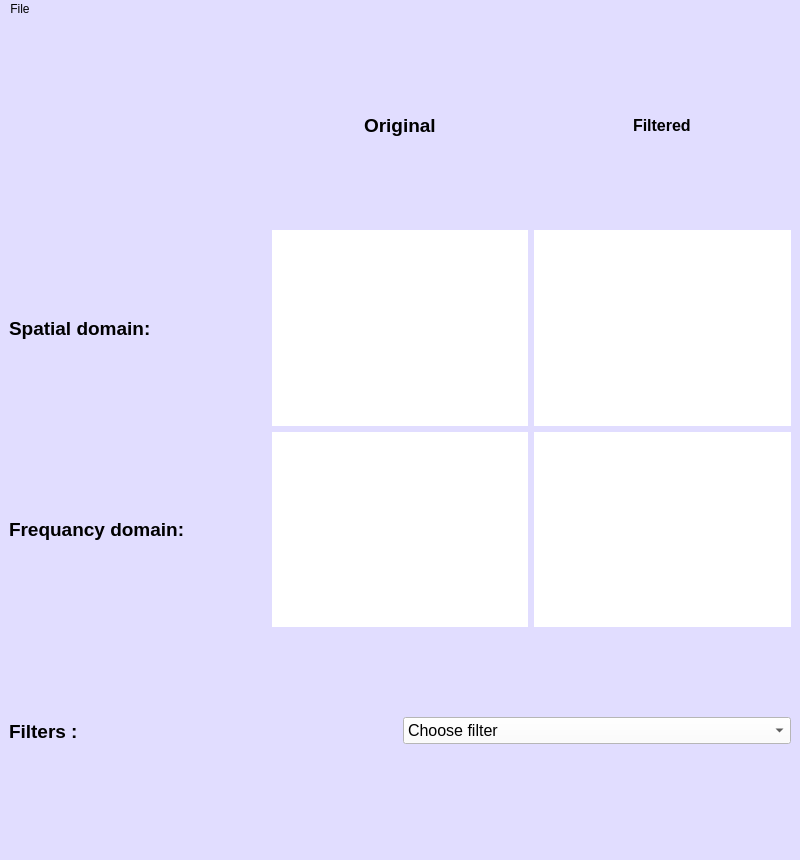
<?xml version="1.0" encoding="UTF-8"?>
<ui version="4.0">
 <class>MainWindow</class>
 <widget class="QMainWindow" name="MainWindow">
  <property name="geometry">
   <rect>
    <x>0</x>
    <y>0</y>
    <width>800</width>
    <height>860</height>
   </rect>
  </property>
  <property name="windowTitle">
   <string>MainWindow</string>
  </property>
  <property name="styleSheet">
   <string notr="true">background-color: rgb(225, 221, 255);</string>
  </property>
  <widget class="QWidget" name="centralwidget">
   <layout class="QGridLayout" name="gridLayout">
    <item row="1" column="0">
     <layout class="QHBoxLayout" name="horizontalLayout">
      <item>
       <widget class="QLabel" name="spatial_domain">
        <property name="font">
         <font>
          <pointsize>14</pointsize>
          <weight>75</weight>
          <bold>true</bold>
         </font>
        </property>
        <property name="text">
         <string>Spatial domain:</string>
        </property>
       </widget>
      </item>
      <item>
       <layout class="QVBoxLayout" name="verticalLayout_2">
        <property name="sizeConstraint">
         <enum>QLayout::SetDefaultConstraint</enum>
        </property>
        <item>
         <widget class="QLabel" name="original_image">
          <property name="styleSheet">
           <string notr="true">background-color: rgb(255, 255, 255);</string>
          </property>
          <property name="text">
           <string/>
          </property>
         </widget>
        </item>
       </layout>
      </item>
      <item>
       <layout class="QVBoxLayout" name="verticalLayout">
        <item>
         <widget class="QLabel" name="filtered_image">
          <property name="styleSheet">
           <string notr="true">background-color: rgb(255, 255, 255);</string>
          </property>
          <property name="text">
           <string/>
          </property>
         </widget>
        </item>
       </layout>
      </item>
     </layout>
    </item>
    <item row="2" column="0">
     <layout class="QHBoxLayout" name="horizontalLayout_2">
      <item>
       <widget class="QLabel" name="frequency_domain">
        <property name="font">
         <font>
          <pointsize>14</pointsize>
          <weight>75</weight>
          <bold>true</bold>
         </font>
        </property>
        <property name="text">
         <string>Frequancy domain:</string>
        </property>
       </widget>
      </item>
      <item>
       <layout class="QVBoxLayout" name="verticalLayout_3">
        <item>
         <widget class="QLabel" name="original_freq">
          <property name="styleSheet">
           <string notr="true">background-color: rgb(255, 255, 255);</string>
          </property>
          <property name="text">
           <string/>
          </property>
         </widget>
        </item>
       </layout>
      </item>
      <item>
       <layout class="QVBoxLayout" name="verticalLayout_4">
        <item>
         <widget class="QLabel" name="filtered_freq">
          <property name="styleSheet">
           <string notr="true">background-color: rgb(255, 255, 255);</string>
          </property>
          <property name="text">
           <string/>
          </property>
         </widget>
        </item>
       </layout>
      </item>
     </layout>
    </item>
    <item row="3" column="0">
     <layout class="QHBoxLayout" name="horizontalLayout_3">
      <item>
       <widget class="QLabel" name="filters">
        <property name="font">
         <font>
          <pointsize>14</pointsize>
          <weight>75</weight>
          <bold>true</bold>
         </font>
        </property>
        <property name="text">
         <string>Filters :</string>
        </property>
       </widget>
      </item>
      <item alignment="Qt::AlignVCenter">
       <widget class="QComboBox" name="choosefilter">
        <property name="font">
         <font>
          <pointsize>12</pointsize>
         </font>
        </property>
        <property name="styleSheet">
         <string notr="true">
background-color: rgb(255, 255, 255);</string>
        </property>
        <item>
         <property name="text">
          <string>Choose filter</string>
         </property>
        </item>
        <item>
         <property name="text">
          <string>High pass filter in frequancy</string>
         </property>
        </item>
        <item>
         <property name="text">
          <string>High pass filter in spatial</string>
         </property>
        </item>
        <item>
         <property name="text">
          <string>Low pass filter in frequancy</string>
         </property>
        </item>
        <item>
         <property name="text">
          <string>Low pass filter in spatial</string>
         </property>
        </item>
        <item>
         <property name="text">
          <string>Median filter</string>
         </property>
        </item>
        <item>
         <property name="text">
          <string>Negative laplacian filter</string>
         </property>
        </item>
        <item>
         <property name="text">
          <string>Positive laplacian filter</string>
         </property>
        </item>
        <item>
         <property name="text">
          <string>Histogram Equalization</string>
         </property>
        </item>
       </widget>
      </item>
     </layout>
    </item>
    <item row="0" column="0">
     <layout class="QVBoxLayout" name="verticalLayout_5">
      <item>
       <layout class="QHBoxLayout" name="horizontalLayout_4">
        <item>
         <widget class="QLabel" name="label_2">
          <property name="text">
           <string/>
          </property>
         </widget>
        </item>
        <item alignment="Qt::AlignHCenter|Qt::AlignVCenter">
         <widget class="QLabel" name="original_label">
          <property name="font">
           <font>
            <pointsize>14</pointsize>
            <weight>75</weight>
            <bold>true</bold>
           </font>
          </property>
          <property name="text">
           <string>Original</string>
          </property>
         </widget>
        </item>
        <item alignment="Qt::AlignHCenter|Qt::AlignVCenter">
         <widget class="QLabel" name="fltered_label">
          <property name="font">
           <font>
            <pointsize>12</pointsize>
            <weight>75</weight>
            <bold>true</bold>
           </font>
          </property>
          <property name="text">
           <string>Filtered</string>
          </property>
         </widget>
        </item>
       </layout>
      </item>
     </layout>
    </item>
   </layout>
  </widget>
  <widget class="QMenuBar" name="menubar">
   <property name="geometry">
    <rect>
     <x>0</x>
     <y>0</y>
     <width>800</width>
     <height>26</height>
    </rect>
   </property>
   <widget class="QMenu" name="menuFile">
    <property name="title">
     <string>File</string>
    </property>
    <addaction name="actionOpen_image"/>
   </widget>
   <addaction name="menuFile"/>
  </widget>
  <widget class="QStatusBar" name="statusbar"/>
  <action name="actionOpen_image">
   <property name="text">
    <string>Open image</string>
   </property>
  </action>
 </widget>
 <resources/>
 <connections/>
</ui>
